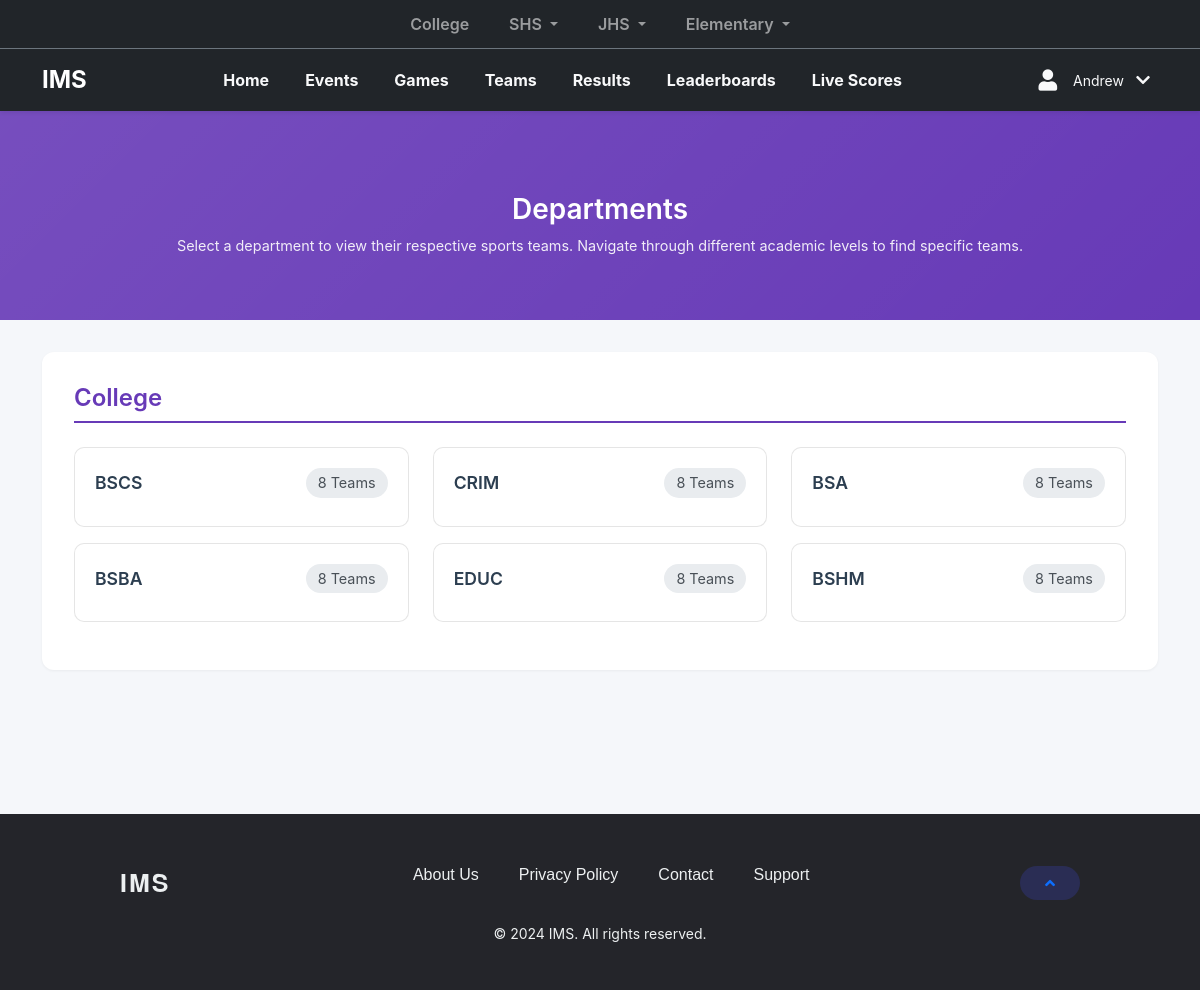
The page /teams.php?school_id=8&department_id=1 (signed in) on the database its author committed.
### tables this page shows
CREATE TABLE `departments` (
  `id` int(11) NOT NULL,
  `department_name` enum('Elementary','JHS','SHS','College','System') NOT NULL,
  `school_id` int(11) DEFAULT NULL
);

CREATE TABLE `grade_section_course` (
  `id` int(11) NOT NULL,
  `department_id` int(11) NOT NULL,
  `grade_level` enum('Grade 1','Grade 2','Grade 3','Grade 4','Grade 5','Grade 6','Grade 7','Grade 8','Grade 9','Grade 10','Grade 11','Grade 12') DEFAULT NULL,
  `strand` varchar(64) DEFAULT NULL,
  `section_name` varchar(50) DEFAULT NULL,
  `course_name` varchar(100) DEFAULT NULL,
  `Points` int(11) DEFAULT 0
);

### teams.php (the view, shortened to what this page needs)
<?php
$teams_conn = con();
include 'navbarhome.php';
$teams_department_id = isset($_GET['department_id']) ? intval($_GET['department_id']) : null;
$teams_where_conditions = ["gsc.id != 0"];
if ($teams_department_id !== null) {
    $teams_where_conditions[] = "gsc.department_id = " . $teams_conn->real_escape_string($teams_department_id);
}
$teams_where_clause = "WHERE " . implode(" AND ", $teams_where_conditions);
$teams_query = "SELECT DISTINCT
            gsc.id as section_id,
            gsc.grade_level,
            gsc.section_name,
            gsc.strand,
            gsc.course_name,
            d.department_name,
            d.id as department_id,
            (SELECT COUNT(*) FROM teams t WHERE t.grade_section_course_id = gsc.id) as team_count
          FROM
            grade_section_course gsc
          JOIN
            departments d ON gsc.department_id = d.id
          $teams_where_clause
          ORDER BY
            d.department_name, gsc.grade_level, gsc.section_name";
$teams_result = $teams_conn->query($teams_query);
$teams_departments = [];
while ($row = $teams_result->fetch_assoc()) {
    if (!isset($teams_departments[$row['department_id']])) {
        $teams_departments[$row['department_id']] = [
            'name' => $row['department_name'],
            'sections' => []
        ];
    }
    $teams_departments[$row['department_id']]['sections'][] = $row;
}
$current_params = $_GET;
function buildUrl($base, $params) {
    $query = http_build_query($params);
    return $base . '?' . $query;
}
?>
<!DOCTYPE html>
<html lang="en">
<head>
    <link href="https://cdn.jsdelivr.net/npm/bootstrap@5.3.3/dist/css/bootstrap.min.css" rel="stylesheet">
    <link href="home.css" rel="stylesheet">
    <link rel="stylesheet" href="https://cdnjs.cloudflare.com/ajax/libs/font-awesome/5.15.4/css/all.min.css">
</head>
<body>
    <div class="page-header mt-5">
        <div class="container mt-5 pt-4 pb-4 text-center">
            <h1 class="h3 fw-semibold mb-2">Departments</h1>
            <p class="mb-3" style="font-size: 0.9rem; opacity: 0.9;">Select a department to view their respective sports teams. Navigate through different academic levels to find specific teams.</p>
        </div>
    </div>
    <div class="container mb-5">
        <?php if (empty($teams_departments)): ?>
            <div class="no-results">
                <i class="fas fa-search mb-3"></i>
                <h3>No Sections Found</h3>
                <p class="text-muted">Try adjusting your filters to see more results</p>
            </div>
        <?php else: ?>
            <?php foreach ($teams_departments as $dept): ?>
                <div class="department-section">
                    <h2 class="department-title"><?= htmlspecialchars($dept['name']) ?></h2>
                    <div class="row">
                        <?php foreach ($dept['sections'] as $section): ?>
                            <div class="col-md-6 col-lg-4">
                                <div class="section-card">
                                    <?php
                                    $section_params = $current_params;
                                    $section_params['section_id'] = $section['section_id'];
                                    $section_url = buildUrl('section_teams.php', $section_params);
                                    ?>
                                    <a href="<?= $section_url ?>">
                                        <div class="section-header">
                                            <h3 class="section-title">
                                                <?php if ($dept['name'] === 'College'): ?>
                                                    <?= htmlspecialchars($section['course_name']) ?>
                                                <?php else: ?>
                                                    <?= htmlspecialchars($section['grade_level']) ?>-<?= htmlspecialchars($section['section_name']) ?>
                                                <?php endif; ?>
                                            </h3>
                                            <span class="team-count">
                                                <?= $section['team_count'] ?> Teams
                                            </span>
                                        </div>
                                    </a>
                                </div>
                            </div>
                        <?php endforeach; ?>
                    </div>
                </div>
            <?php endforeach; ?>
        <?php endif; ?>
    </div>
    <?php include 'footerhome.php' ?>
</html>

### navbarhome.php (shortened to what this page needs)
<?php
$conn = con();
$school_id = isset($_GET['school_id']) ? (int)$_GET['school_id'] : 0;
$departments = [];
if ($school_id > 0) {
    $query = $conn->prepare("SELECT id, department_name FROM departments WHERE school_id = ?");
    $query->bind_param("i", $school_id);
    $query->execute();
    $result = $query->get_result();
    while ($row = $result->fetch_assoc()) {
        $departments[] = $row;
    }
}
$current_params = $_GET;
$query_string = http_build_query(array_filter($current_params));
?>
<nav class="navbar navbar-dark bg-dark py-1 fixed-top border-bottom border-secondary">
    <div class="container">
        <div class="w-100 justify-content-center" id="topNav">
            <ul class="navbar-nav d-flex flex-row flex-wrap gap-2 justify-content-center">
                <?php foreach ($departments as $department): ?>
                    <?php if ($department['department_name'] === 'College'): ?>
                        <li class="nav-item">
                            <a class="nav-link fw-semibold px-3 rounded-pill small <?php echo isset($active_department) && $active_department == $department['id'] ? 'active bg-primary' : ''; ?>"
                                href="#"
                                onclick="handleDepartmentClick(<?php echo $department['id']; ?>, '<?php echo $department['department_name']; ?>'); return false;">
                                <?php echo htmlspecialchars($department['department_name']); ?>
                            </a>
                        </li>
                    <?php else: ?>
                        <li class="nav-item dropdown">
                            <a class="nav-link dropdown-toggle fw-semibold px-3 rounded-pill small <?php echo isset($active_department) && $active_department == $department['id'] ? 'active bg-primary' : ''; ?>"
                                href="#"
                                id="navbarDropdown<?php echo $department['id']; ?>"
                                role="button"
                                data-bs-toggle="dropdown"
                                aria-expanded="false">
                                <?php echo htmlspecialchars($department['department_name']); ?>
                            </a>
                        </li>
                    <?php endif; ?>
                <?php endforeach; ?>
            </ul>
        </div>
    </div>
</nav>
<div class="navbar-spacer"></div>
<nav class="navbar navbar-expand-lg navbar-dark bg-dark py-2 shadow-sm main-navbar <?php echo basename($_SERVER['PHP_SELF']) === 'home.php' ? 'navbar-transparent' : ''; ?>" id="navbar">
    <div class="container">
        <a class="navbar-brand fw-bold fs-4" href="index.php?<?php echo $query_string; ?>">IMS</a>
        <div class="collapse navbar-collapse" id="mainNav">
            <ul class="navbar-nav mx-auto mb-2 mb-lg-0 gap-1">
                <li class="nav-item">
                    <a class="nav-link text-light px-3 fw-bold" href="home.php?<?php echo $query_string; ?>">Home</a>
                </li>
                <li class="nav-item">
                    <a class="nav-link text-light px-3 fw-bold" href="events.php?<?php echo $query_string; ?>">Events</a>
                </li>
                <li class="nav-item">
                    <a class="nav-link text-light px-3 fw-bold" href="games.php?<?php echo $query_string; ?>">Games</a>
                </li>
                <li class="nav-item">
                    <a class="nav-link text-light px-3 fw-bold" href="teams.php?<?php echo $query_string; ?>">Teams</a>
                </li>
                <li class="nav-item">
                    <a class="nav-link text-light px-3 fw-bold" href="results.php?<?php echo $query_string; ?>">Results</a>
                </li>
                <li class="nav-item">
                    <a class="nav-link text-light px-3 fw-bold" href="rankings.php?<?php echo $query_string; ?>">Leaderboards</a>
                </li>
                <li class="nav-item">
                    <a class="nav-link text-light px-3 fw-bold" href="livematches.php?<?php echo $query_string; ?>">Live Scores</a>
                </li>
            </ul>
            <div class="d-flex align-items-center">
                <?php
                if (isset($_SESSION['user_id'])) {
                ?>
                    <div class="dropdown">
                        <button class="btn d-flex align-items-center gap-2 border-0 px-2 py-1"
                            type="button"
                            id="userDropdown"
                            data-bs-toggle="dropdown"
                            aria-expanded="false">
                            <div class=" border-primary p-2" style="background-color: transparent;">
                                <i class="fas fa-user text-light fa-lg"></i>
                            </div>
                            <span class="d-none d-md-inline small text-light"><?php echo htmlspecialchars($_SESSION['firstname']); ?></span>
                            <i class="fas fa-chevron-down text-light ms-1"></i>
                        </button>
                    </div>
                <?php
                } else {
                    echo '<a href="login.php?' . http_build_query(array_filter($current_params)) . '"
                          class="btn btn-outline-primary d-flex align-items-center gap-2 px-4 py-2 fw-bold rounded-pill">
                          <span class="text-white">Login</span>
                          </a>';
                }
                ?>
            </div>
        </div>
    </div>
</nav>

### home.css (style rules this page uses)
* { box-sizing: border-box; margin: 0; padding: 0; }
body { background-color: #f5f7fa; font-family: 'Inter', -apple-system, BlinkMacSystemFont, 'Segoe UI', Roboto, sans-serif; }
.navbar.navbar-dark.bg-dark { width: 100%; max-width: 100%; overflow: visible; }
.navbar .container { position: static; overflow: visible; }
.navbar .nav-item.dropdown { position: relative; }
#topNav { position: relative; overflow: visible; }
#navbar { position: fixed; top: 26px; width: 100%; z-index: 999; transition: background-color 0.3s ease; padding-top: 20px; }
.page-header::after { content: ''; position: absolute; top: 0; right: 0; bottom: 0; left: 0; background: linear-gradient(135deg, rgba(255,255,255,0.1) 0%, rgba(255,255,255,0) 100%); }
.page-header::after { content: ''; position: absolute; top: 0; right: 0; bottom: 0; left: 0; background: linear-gradient(135deg, rgba(52, 152, 219, 0.1) 0%, rgba(52, 152, 219, 0) 100%); }
.page-header::after { content: ''; position: absolute; top: 0; right: 0; bottom: 0; left: 0; background: linear-gradient(135deg, rgba(156, 39, 176, 0.1) 0%, rgba(156, 39, 176, 0) 100%); }

### teams.php (style rules this page uses)
body { background-color: #f5f7fa; font-family: 'Inter', -apple-system, BlinkMacSystemFont, 'Segoe UI', Roboto, sans-serif; }
.page-header { background: #673ab7; color: white; padding: 1.5rem 0; margin-bottom: 2rem; position: relative; overflow: hidden; }
.department-section { background: white; border-radius: 12px; box-shadow: 0 1px 3px rgba(0,0,0,0.05); padding: 2rem; margin-bottom: 2rem; }
.section-card { background: white; border-radius: 10px; border: 1px solid rgba(0,0,0,0.1); transition: all 0.3s ease; margin-bottom: 1rem; overflow: hidden; }
.section-card a { text-decoration: none; color: inherit; display: block; padding: 1.25rem; }
.section-header { display: flex; justify-content: space-between; align-items: center; margin-bottom: 0.5rem; }
.section-title { font-size: 1.1rem; font-weight: 600; color: #2c3e50; margin: 0; }
.team-count { background: #e9ecef; padding: 0.25rem 0.75rem; border-radius: 20px; font-size: 0.9rem; color: #495057; }
.department-title { color: #673ab7; font-size: 1.5rem; font-weight: 600; margin-bottom: 1.5rem; padding-bottom: 0.5rem; border-bottom: 2px solid #673ab7; }

### rows shown on the page
departments: department_name "College"
departments: department_name "SHS"
departments: department_name "JHS"
departments: department_name "Elementary"
grade_section_course: course_name "BSCS", team_count "8"
grade_section_course: course_name "CRIM", team_count "8"
grade_section_course: course_name "BSA", team_count "8"
grade_section_course: course_name "BSBA", team_count "8"
grade_section_course: course_name "EDUC", team_count "8"
grade_section_course: course_name "BSHM", team_count "8"

### other values the page prints
$_SESSION['firstname'] "Andrew"
$dept['name'] "College"
